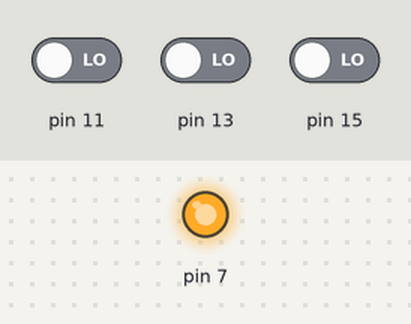
The program below on a simulated Raspberry Pi (header pin numbers). On the bench: output pins drawn as LEDs (lit = HIGH). Inputs (shaded band) come from the test bench; at power-on: pin 11 LOW, pin 13 LOW, pin 15 LOW. What the program prints to the terminal is not drawn.

Above: at 1.2 s.
1.3 s: pin 11 driven HIGH
Timing chart, 0 to 4.3 s (numbered marks = the images above; inputs shaded):
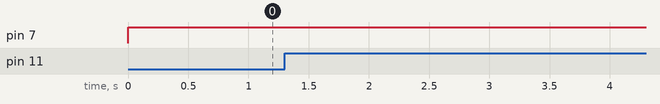

The program:

test.py
```python
import RPi.GPIO as GPIO
import time
GPIO.setwarnings(False)
GPIO.setmode(GPIO.BOARD)#sets up the pin locations
GPIO.setup(7, GPIO.OUT)
GPIO.setup(11, GPIO.IN)
GPIO.setup(13, GPIO.IN)
GPIO.setup(15, GPIO.IN)
while True:
	GPIO.output(7, GPIO.HIGH)#turns on LED
	if(GPIO.input(11)==1):#prints to screen based on which button is pushed
		print("Button on GPIO 11")
		time.sleep(1)
	if(GPIO.input(13)==1):
		print("Button on GPIO 13")
		time.sleep(1)
	if(GPIO.input(15)==1):
		print("Button on GPIO 15")
		time.sleep(1)

GPIO.cleanup()
```

Measured:
- after the input at 1.3 s, every drawn part: stays the same
